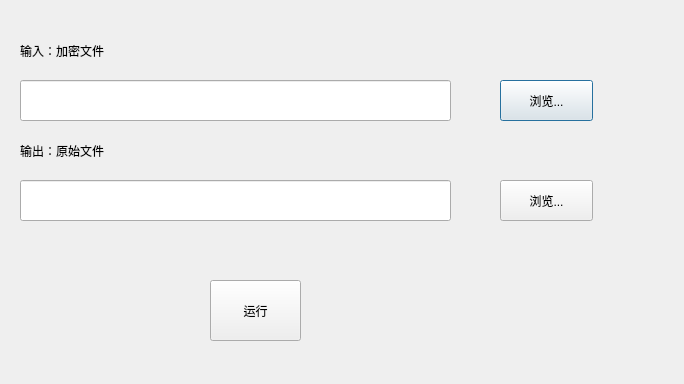
<?xml version="1.0" encoding="UTF-8"?>
<ui version="4.0">
 <class>Dialog</class>
 <widget class="QDialog" name="Dialog">
  <property name="geometry">
   <rect>
    <x>0</x>
    <y>0</y>
    <width>684</width>
    <height>384</height>
   </rect>
  </property>
  <property name="windowTitle">
   <string>Dialog</string>
  </property>
  <widget class="QLineEdit" name="lineEdit">
   <property name="geometry">
    <rect>
     <x>20</x>
     <y>80</y>
     <width>431</width>
     <height>41</height>
    </rect>
   </property>
  </widget>
  <widget class="QPushButton" name="pushButton">
   <property name="geometry">
    <rect>
     <x>500</x>
     <y>80</y>
     <width>93</width>
     <height>41</height>
    </rect>
   </property>
   <property name="text">
    <string>浏览...</string>
   </property>
  </widget>
  <widget class="QLabel" name="label">
   <property name="geometry">
    <rect>
     <x>20</x>
     <y>40</y>
     <width>121</width>
     <height>21</height>
    </rect>
   </property>
   <property name="text">
    <string>输入：加密文件</string>
   </property>
  </widget>
  <widget class="QLabel" name="label_2">
   <property name="geometry">
    <rect>
     <x>20</x>
     <y>140</y>
     <width>121</width>
     <height>21</height>
    </rect>
   </property>
   <property name="text">
    <string>输出：原始文件</string>
   </property>
  </widget>
  <widget class="QPushButton" name="pushButton_2">
   <property name="geometry">
    <rect>
     <x>500</x>
     <y>180</y>
     <width>93</width>
     <height>41</height>
    </rect>
   </property>
   <property name="text">
    <string>浏览...</string>
   </property>
  </widget>
  <widget class="QLineEdit" name="lineEdit_2">
   <property name="geometry">
    <rect>
     <x>20</x>
     <y>180</y>
     <width>431</width>
     <height>41</height>
    </rect>
   </property>
   <property name="text">
    <string/>
   </property>
  </widget>
  <widget class="QPushButton" name="pushButton_3">
   <property name="geometry">
    <rect>
     <x>210</x>
     <y>280</y>
     <width>91</width>
     <height>61</height>
    </rect>
   </property>
   <property name="text">
    <string>运行</string>
   </property>
  </widget>
 </widget>
 <layoutdefault spacing="6" margin="11"/>
 <resources/>
 <connections/>
</ui>
